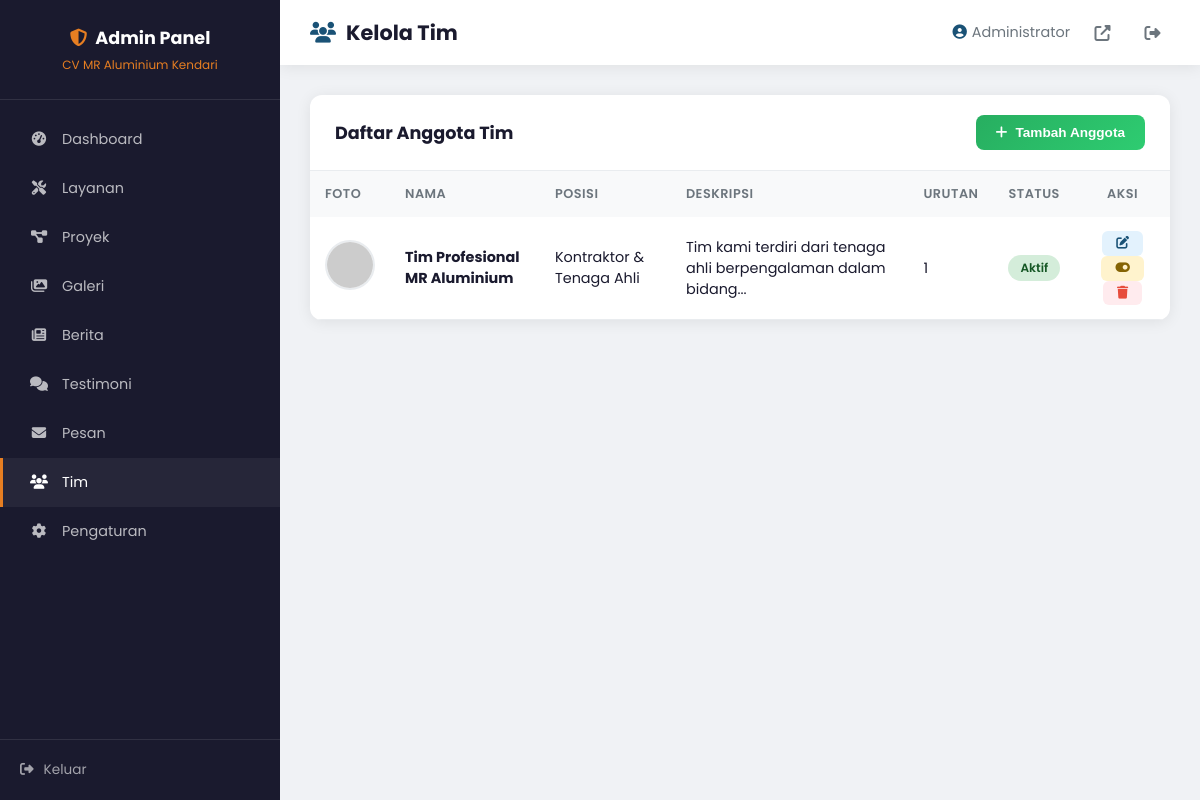
The page /admin/team.php (signed in) on the database its author committed.
### tables this page shows
CREATE TABLE team (
    id INT AUTO_INCREMENT PRIMARY KEY,
    name VARCHAR(200) NOT NULL,
    position VARCHAR(200),
    description TEXT,
    image VARCHAR(255),
    order_num INT DEFAULT 0,
    is_active TINYINT(1) DEFAULT 1,
    created_at TIMESTAMP DEFAULT CURRENT_TIMESTAMP
);

### includes/config.php (called while the page is built, shortened)
<?php
function truncateText($text, $length = 150) {
    return substr($text, 0, $length) . '...';
}
?>

### admin/team.php (the view, shortened to what this page needs)
<?php
require_once '../includes/config.php';
$db = getDB();
$team = $db->query("SELECT * FROM team ORDER BY order_num ASC, id DESC")->fetchAll();
?>
<!DOCTYPE html>
<html lang="id">
<head>
    <link rel="stylesheet" href="https://cdnjs.cloudflare.com/ajax/libs/font-awesome/6.5.1/css/all.min.css">
</head>
<body>
    <aside class="sidebar">
        <div class="sidebar-header">
            <h3><i class="fas fa-shield-alt" style="color:var(--secondary);margin-right:8px;"></i>Admin Panel</h3>
            <p>CV MR Aluminium Kendari</p>
        </div>
        <ul class="sidebar-menu">
            <li><a href="dashboard.php"><i class="fas fa-tachometer-alt"></i> Dashboard</a></li>
            <li><a href="services.php"><i class="fas fa-tools"></i> Layanan</a></li>
            <li><a href="projects.php"><i class="fas fa-project-diagram"></i> Proyek</a></li>
            <li><a href="gallery.php"><i class="fas fa-images"></i> Galeri</a></li>
            <li><a href="news.php"><i class="fas fa-newspaper"></i> Berita</a></li>
            <li><a href="testimonials.php"><i class="fas fa-comments"></i> Testimoni</a></li>
            <li><a href="messages.php"><i class="fas fa-envelope"></i> Pesan</a></li>
            <li><a href="team.php" class="active"><i class="fas fa-users"></i> Tim</a></li>
            <li><a href="settings.php"><i class="fas fa-cog"></i> Pengaturan</a></li>
        </ul>
        <div class="sidebar-footer">
            <a href="logout.php"><i class="fas fa-sign-out-alt"></i> Keluar</a>
        </div>
    </aside>
    <div class="main-content">
        <div class="top-bar">
            <h2><i class="fas fa-users" style="color:var(--primary);margin-right:10px;"></i>Kelola Tim</h2>
            <div class="user-menu">
                <span><i class="fas fa-user-circle" style="margin-right:5px;color:var(--primary);"></i><?php echo $_SESSION['admin_name']; ?></span>
                <a href="../index.php" target="_blank" title="Lihat Website"><i class="fas fa-external-link-alt"></i></a>
                <a href="logout.php" title="Keluar"><i class="fas fa-sign-out-alt"></i></a>
            </div>
        </div>
        <div class="content-area">
            <div class="card">
                <div class="card-header">
                    <h3>Daftar Anggota Tim</h3>
                    <button class="btn-add" onclick="openModal()">
                        <i class="fas fa-plus"></i> Tambah Anggota
                    </button>
                </div>
                <div class="card-body">
                    <table class="data-table">
                        <thead>
                            <tr>
                                <th>Foto</th>
                                <th>Nama</th>
                                <th>Posisi</th>
                                <th>Deskripsi</th>
                                <th>Urutan</th>
                                <th>Status</th>
                                <th style="text-align:center;">Aksi</th>
                            </tr>
                        </thead>
                        <tbody>
                            <?php foreach ($team as $member): ?>
                            <tr>
                                <td>
                                    <img src="<?php echo $member['image'] ? '../uploads/gallery/' . $member['image'] : 'https://ui-avatars.com/api/?name=' . urlencode($member['name']) . '&background=1a5276&color=fff'; ?>" alt="" class="member-avatar" onerror="this.src='https://ui-avatars.com/api/?name=<?php echo urlencode($member['name']); ?>&background=1a5276&color=fff'">
                                </td>
                                <td><strong><?php echo $member['name']; ?></strong></td>
                                <td><?php echo $member['position']; ?></td>
                                <td><?php echo truncateText($member['description'], 60); ?></td>
                                <td><?php echo $member['order_num']; ?></td>
                                <td><span class="status-badge <?php echo $member['is_active'] ? 'status-active' : 'status-inactive'; ?>"><?php echo $member['is_active'] ? 'Aktif' : 'Nonaktif'; ?></span></td>
                                <td style="text-align:center;">
                                    <a href="?edit=<?php echo $member['id']; ?>" class="btn-sm btn-edit"><i class="fas fa-edit"></i></a>
                                    <a href="?action=toggle&id=<?php echo $member['id']; ?>" class="btn-sm btn-toggle" title="Toggle Status"><i class="fas fa-toggle-<?php echo $member['is_active'] ? 'on' : 'off'; ?>"></i></a>
                                    <a href="?action=delete&id=<?php echo $member['id']; ?>" class="btn-sm btn-delete" onclick="return confirm('Yakin ingin menghapus anggota ini?')" title="Hapus"><i class="fas fa-trash"></i></a>
                                </td>
                            </tr>
                            <?php endforeach; ?>
                        </tbody>
                    </table>
                </div>
            </div>
        </div>
    </div>
</body>
</html>

### admin/team.php (style rules this page uses)
:root { --primary: #1a5276; --primary-light: #2e86c1; --secondary: #e67e22; --dark: #1a1a2e; --light: #f8f9fa; --gray: #6c757d; --success: #27ae60; --danger: #e74c3c; --warning: #f39c12; --sidebar-width: 280px; --shadow: 0 2px 15px rgba(0,0,0,0.08); --radius: 12px; }
* { margin: 0; padding: 0; box-sizing: border-box; }
body { font-family: 'Poppins', sans-serif; background: #f0f2f5; color: var(--dark); }
.sidebar { position: fixed; left: 0; top: 0; bottom: 0; width: var(--sidebar-width); background: var(--dark); z-index: 1000; overflow-y: auto; }
.sidebar-header { padding: 25px 20px; border-bottom: 1px solid rgba(255,255,255,0.1); text-align: center; }
.sidebar-header h3 { color: white; font-size: 1.1rem; }
.sidebar-header p { color: var(--secondary); font-size: 0.75rem; margin-top: 5px; }
.sidebar-menu { list-style: none; padding: 15px 0; }
.sidebar-menu a { display: flex; align-items: center; gap: 12px; padding: 14px 25px; color: rgba(255,255,255,0.7); text-decoration: none; font-size: 0.9rem; transition: all 0.3s; border-left: 3px solid transparent; }
.sidebar-menu a:hover, .sidebar-menu a.active { background: rgba(255,255,255,0.05); color: white; border-left-color: var(--secondary); }
.sidebar-menu a i { width: 22px; text-align: center; }
.sidebar-footer { position: absolute; bottom: 0; left: 0; right: 0; padding: 20px; border-top: 1px solid rgba(255,255,255,0.1); }
.sidebar-footer a { display: flex; align-items: center; gap: 10px; color: rgba(255,255,255,0.6); text-decoration: none; font-size: 0.85rem; }
.main-content { margin-left: var(--sidebar-width); min-height: 100vh; }
.top-bar { background: white; padding: 15px 30px; display: flex; justify-content: space-between; align-items: center; box-shadow: var(--shadow); position: sticky; top: 0; z-index: 100; }
.top-bar h2 { font-size: 1.3rem; color: var(--dark); }
.user-menu { display: flex; align-items: center; gap: 15px; }
.user-menu span { font-size: 0.9rem; color: var(--gray); }
.user-menu a { color: var(--gray); text-decoration: none; width: 35px; height: 35px; border-radius: 8px; display: flex; align-items: center; justify-content: center; transition: all 0.3s; }
.content-area { padding: 30px; }
.card { background: white; border-radius: var(--radius); box-shadow: var(--shadow); overflow: hidden; }
.card-header { padding: 20px 25px; border-bottom: 1px solid #e9ecef; display: flex; justify-content: space-between; align-items: center; }
.card-header h3 { font-size: 1.1rem; color: var(--dark); }
.btn-add { background: linear-gradient(135deg, var(--success), #2ecc71); color: white; padding: 10px 20px; border-radius: 8px; text-decoration: none; font-size: 0.85rem; font-weight: 600; display: inline-flex; align-items: center; gap: 8px; transition: all 0.3s; border: none; cursor: pointer; }
.card-body { padding: 0; }
.data-table { width: 100%; border-collapse: collapse; }
.data-table th { text-align: left; padding: 14px 15px; background: var(--light); color: var(--gray); font-weight: 600; font-size: 0.8rem; text-transform: uppercase; letter-spacing: 0.5px; }
.data-table td { padding: 14px 15px; border-bottom: 1px solid #e9ecef; font-size: 0.9rem; vertical-align: middle; }
.status-badge { display: inline-block; padding: 4px 12px; border-radius: 20px; font-size: 0.75rem; font-weight: 600; }
.status-active { background: #d4edda; color: #155724; }
.btn-sm { padding: 6px 14px; border-radius: 6px; font-size: 0.8rem; font-weight: 500; border: none; cursor: pointer; display: inline-flex; align-items: center; gap: 6px; text-decoration: none; transition: all 0.3s; }
.btn-edit { background: #e3f2fd; color: var(--primary); }
.btn-delete { background: #ffebee; color: var(--danger); }
.btn-toggle { background: #fff3cd; color: #856404; }
.member-avatar { width: 50px; height: 50px; border-radius: 50%; object-fit: cover; border: 2px solid #e9ecef; }

### rows shown on the page
team: name "Tim Profesional MR Aluminium", position "Kontraktor & Tenaga Ahli", description "Tim kami terdiri dari tenaga ahli berpengalaman dalam bidang...", order_num "1", is_active "Aktif"

### other values the page prints
$_SESSION['admin_name'] "Administrator"
